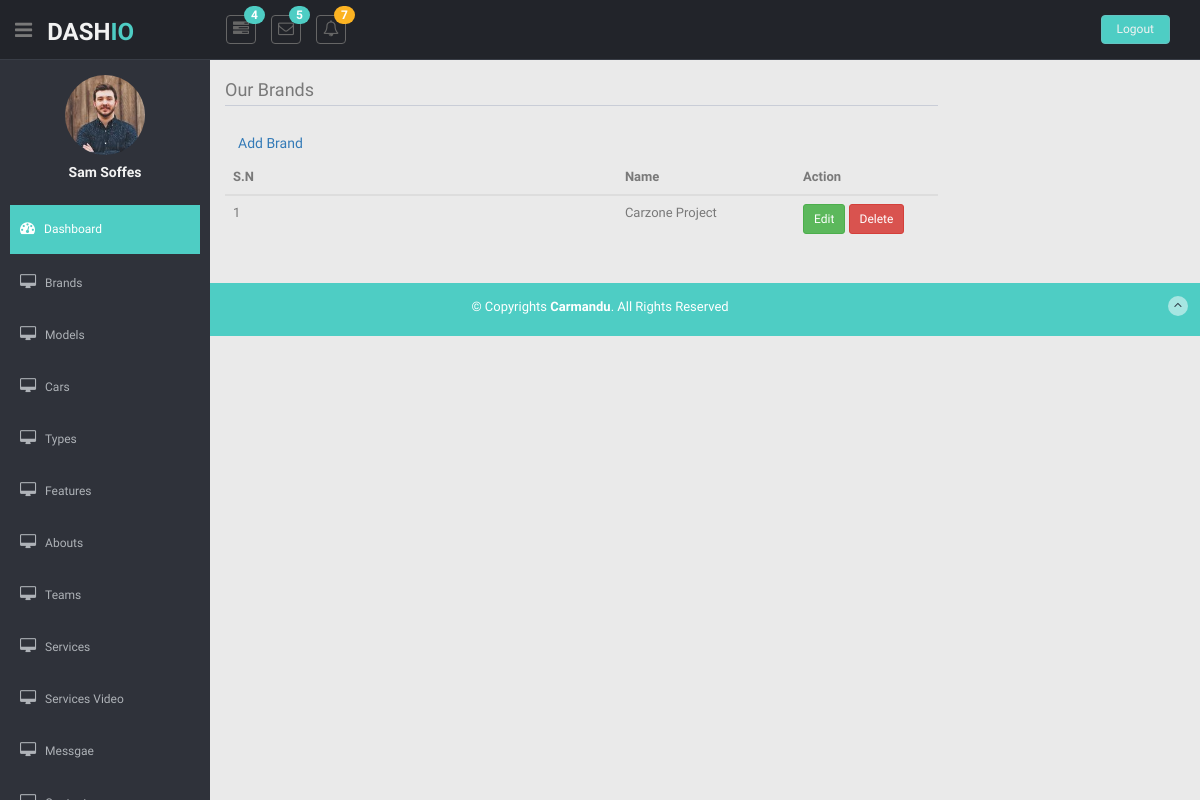
Before: /dashboard/dashboard/brand/list/ with the older database file.
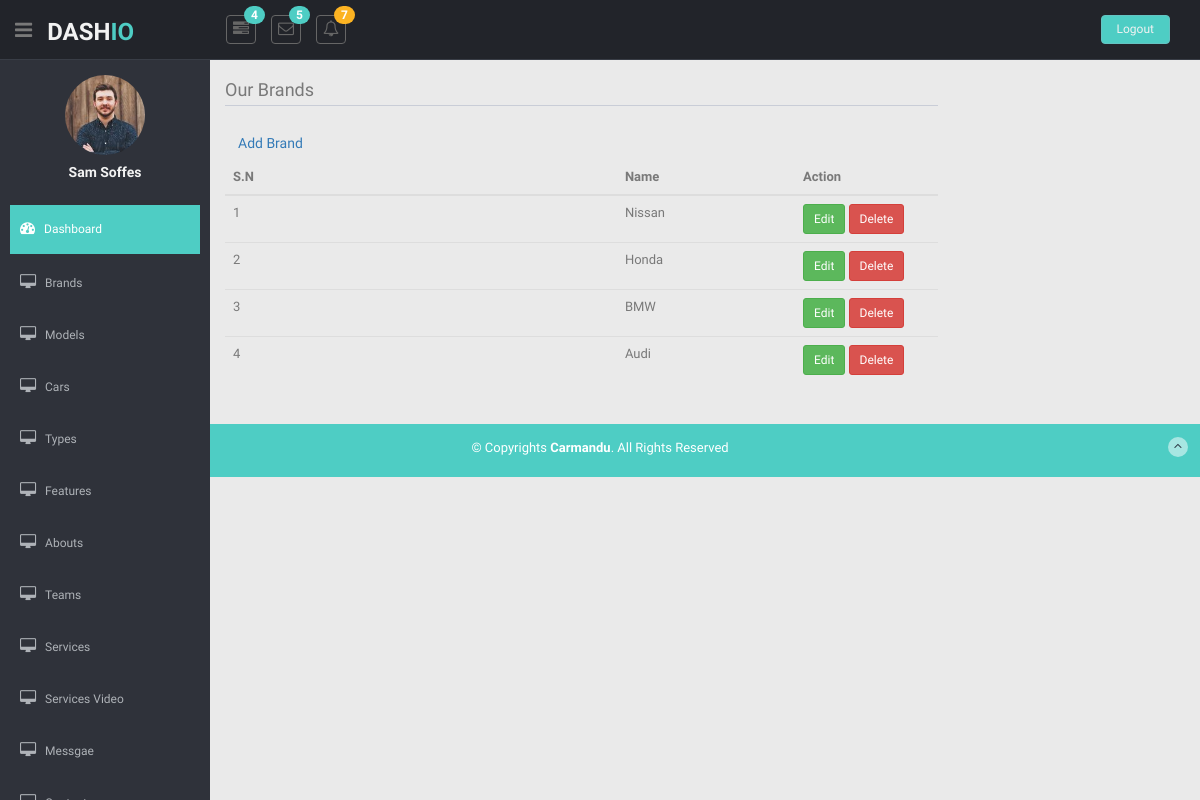
After: the same page with the newer database file.
### dashboard/models.py (models this page shows, shortened)
class DateTimeModel(models.Model):
    created_at = models.DateTimeField(auto_now=True)
    updated_at = models.DateTimeField(auto_now_add=True, null=True, blank=True)
    deleted_at = models.DateTimeField(null=True, blank=True)
    class Meta:
        abstract = True

class Brand(DateTimeModel):
    title = models.CharField(max_length=200)
    class Meta:
        verbose_name = ('Brand')
        verbose_name_plural = ('Brands')
        ordering = ['-title']

### dashboard/views.py (the view)
# urls.py: path('dashboard/brand/list/', BrandListView.as_view(), name='brands'),
class BrandListView(NonDeletedListMixin,ListView):
    template_name = 'dashboard/brand/list.html'
    model = Brand
    def get_queryset(self):
        queryset = super().get_queryset()
        if "title" in self.request.GET:
            if self.request.GET.get('title') != '':
                queryset = queryset.filter(
                    name__contains=self.request.GET.get("title"))
        return queryset

### dashboard/mixins.py (called while the page is built)
    def get_queryset(self):
        return super().get_queryset().filter(deleted_at__isnull=True)

### dashboard/templates/dashboard/brand/list.html (shortened to what this page needs)
{% extends 'dashboard/base/base.html' %}
{% load static %}
{% block content %}
<section id="main-content">
  <section class="wrapper">
    <div class="row">
      <div class="col-lg-9 main-chart">
        <div class="border-head">
          <h3>Our Brands</h3>
          <a href="{% url 'dashboard:brand-create' %}" type="button" class="mb-1 btn btn-outline-primary">Add Brand</a>
        </div>
        <div class="card-body">
                        <table class="table table-hover ">
                            <thead>
                                <tr>
                                    <th scope="col">S.N</th>
                                    <th scope="col" width='25%'>Name</th>
                                    <th width='20%'>Action</th>
                                </tr>
                            </thead>
                            <tbody>
                                {% for brand in object_list %}
                                <tr>
                                    <td scope="row">{{ forloop.counter }}</td>
                                    <td>{{ brand.title }}</td>
                                    <td>
                                        <span>
                                            <a href="{% url 'dashboard:brand-update' brand.pk %}" class="btn btn-sm btn-success"><span class ="mdi mr-1 mdi-square-edit-outline">Edit</span></a>
                                        </span>
                                        <span>
                                            <a href="{% url 'dashboard:brand-delete' brand.pk %}" class="btn btn-sm btn-danger delete"><span class ="mdi mr-1 mdi-trash-can">Delete</span></a>
                                        </span>
                                    </td>
                                </tr>
                                {% endfor %}
                            </tbody>
                        </table>
                    </div>
    </div>
    </div>
  </section>
</section>
{% endblock %}

Changed rows visible on the page:
removed Brand: title "Carzone Project"
added Brand: title "Nissan"
added Brand: title "Honda"
now on this page (row edited): Brand: title "BMW"
now on this page (row edited): Brand: title "Audi"
